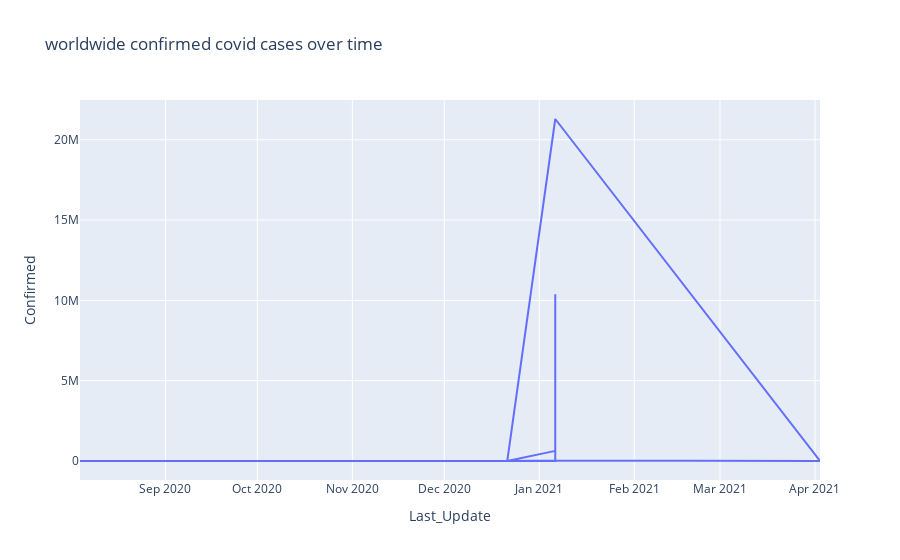

The notebook cell this image was saved under:
### Code cell
df =data.groupby(['Country_Region','Last_Update']).Confirmed.sum().reset_index()
df
time_chart=px.line(df,x='Last_Update',y='Confirmed',title='worldwide confirmed covid cases over time')
time_chart.show()

### Figure 1 — Plotly figure (JSON) as saved in the notebook; plotly's stock layout.template omitted (floating-point values rounded to 4 significant figures; data arrays with more than 128 entries replaced by an {"elided": "..."} marker saying what was removed)
{"data": [{"hovertemplate": "Last_Update=%{x}<br>Confirmed=%{y}<extra></extra>", "legendgroup": "", "line": {"color": "#636efa", "dash": "solid"}, "marker": {"symbol": "circle"}, "mode": "lines", "name": "", "orientation": "v", "showlegend": false, "type": "scatter", "x": {"elided": "205 str values"}, "xaxis": "x", "y": {"elided": "205 int values"}, "yaxis": "y"}], "layout": {"legend": {"tracegroupgap": 0}, "title": {"text": "worldwide confirmed covid cases over time"}, "xaxis": {"anchor": "y", "domain": [0, 1], "title": {"text": "Last_Update"}}, "yaxis": {"anchor": "x", "domain": [0, 1], "title": {"text": "Confirmed"}}}}
